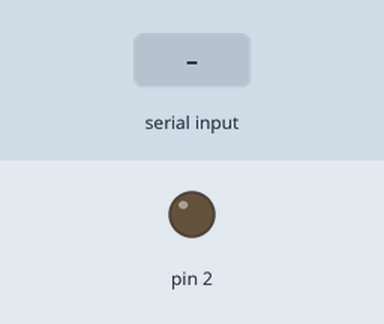
This sketch was run on a simulated Arduino Uno, built with avr-gcc and run on an emulated ATmega328P. On the bench: output pins drawn as LEDs (lit = HIGH). The test bench sets the inputs (shaded band).

Above: at 1.2 s.
1.3 s: "k" received over Serial
Timing chart, 0 to 4.3 s (numbered marks = the images above; inputs shaded):
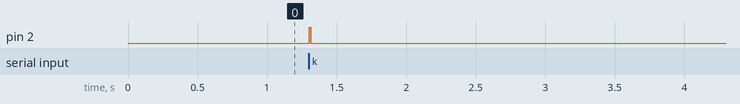

The sketch:

arduinoSerialRead.ino
```cpp
void setup() {
  Serial.begin(9600);
  pinMode(2, OUTPUT);
}

void loop() {
  digitalWrite(2, LOW);
  while (Serial.available() > 0) {
    if ( Serial.read() == 'k' ) {
      digitalWrite(2, HIGH);
    }
  }
  delay(10);
}
```

Measured:
- after the input at 1.3 s, pin 2: LOW → HIGH at once, → LOW 0.01 s later
